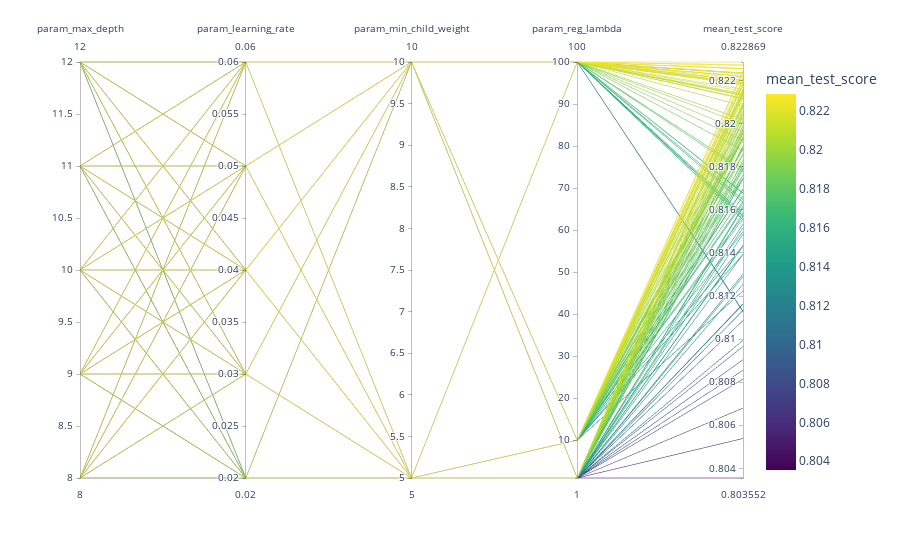

Here is the notebook cell this chart was saved with:
### Markdown cell above
In the graph we observe that the results are similar for different hyperparameters

### Code cell
params_and_score = model_results[['param_max_depth', 'param_learning_rate', 'param_min_child_weight', 'param_reg_lambda', 'mean_test_score']]

params_and_score['param_max_depth'] = params_and_score['param_max_depth'].astype(int)
params_and_score['param_min_child_weight'] = params_and_score['param_min_child_weight'].astype(int)
params_and_score['param_reg_lambda'] = params_and_score['param_reg_lambda'].astype(float)
params_and_score['param_learning_rate'] = params_and_score['param_learning_rate'].astype(float)

fig = px.parallel_coordinates(params_and_score, 
                              dimensions=['param_max_depth', 'param_learning_rate', 'param_min_child_weight', 'param_reg_lambda', 'mean_test_score'],
                              color="mean_test_score", 
                              color_continuous_scale=px.colors.sequential.Viridis)

fig.show()

### Figure 1 — Plotly figure (JSON) as saved in the notebook; plotly's stock layout.template omitted (floating-point values rounded to 4 significant figures; data arrays with more than 128 entries replaced by an {"elided": "..."} marker saying what was removed)
{"data": [{"dimensions": [{"label": "param_max_depth", "values": {"elided": "150 int values"}}, {"label": "param_learning_rate", "values": {"elided": "150 float values"}}, {"label": "param_min_child_weight", "values": {"elided": "150 int values"}}, {"label": "param_reg_lambda", "values": {"elided": "150 int values"}}, {"label": "mean_test_score", "values": {"elided": "150 float values"}}], "domain": {"x": [0, 1], "y": [0, 1]}, "line": {"color": {"elided": "150 float values"}, "coloraxis": "coloraxis"}, "name": "", "type": "parcoords"}], "layout": {"coloraxis": {"colorbar": {"title": {"text": "mean_test_score"}}, "colorscale": [[0, "#440154"], [0.1111, "#482878"], [0.2222, "#3e4989"], [0.3333, "#31688e"], [0.4444, "#26828e"], [0.5556, "#1f9e89"], [0.6667, "#35b779"], [0.7778, "#6ece58"], [0.8889, "#b5de2b"], [1, "#fde725"]]}, "legend": {"tracegroupgap": 0}, "margin": {"t": 60}}}
